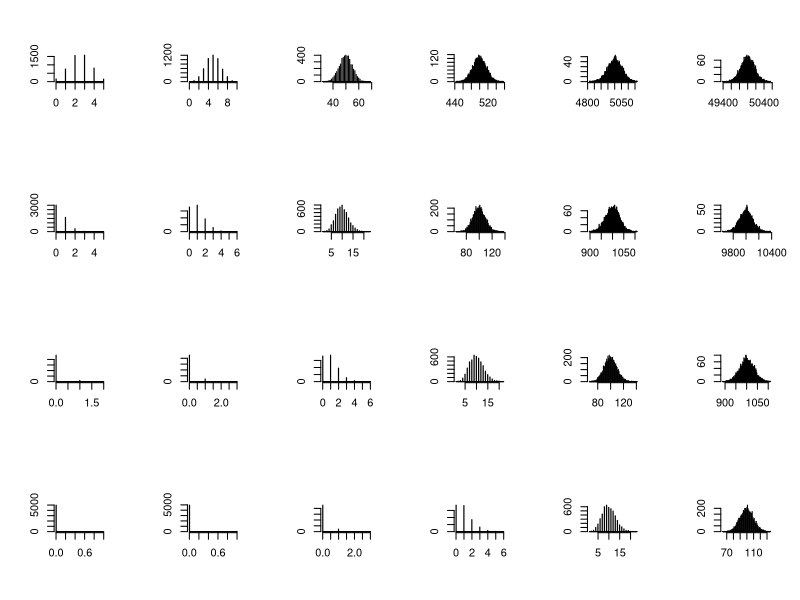

Write the R code that produced this figure.
hist_n = 5000
n_samps = c(5, 10, 100, 1000, 10000, 100000)
num_breaks = 300

par(mfrow = c(4, 6))

#50% bernoulli
#coin_samp = sample(c(0, 1), hist_n, replace = T)
#hist(coin_samp, xlab = "", ylab = "", main = "", breaks = 100, col = "blue")
for (n in n_samps){
	sums = array(NA, hist_n)
	for (i in 1 : hist_n){
		lottery_samp = sample(c(0, 1), n, replace = T)
		sums[i] = sum(lottery_samp)
	}
	hist(sums, xlab = "", main = "", ylab = "", breaks = num_breaks)
}

#10% bernoulli
#lottery_samp = sample(c(0,1), prob = c(.9, .1), hist_n, replace = T)
#hist(lottery_samp, xlab = "", ylab = "", main = "", breaks = 100, col = "red")
for (n in n_samps){
	sums = array(NA, hist_n)
	for (i in 1 : hist_n){
		lottery_samp = sample(c(0, 1), prob = c(.9, .1), n, replace = T)
		sums[i] = sum(lottery_samp)
	}
	hist(sums, xlab = "", main = "", ylab = "", breaks = num_breaks)
}

#1% bernoulli
#lottery_samp = sample(c(0,1), prob = c(.99, .01), hist_n, replace = T)
#hist(lottery_samp, xlab = "", ylab = "", main = "", breaks = 100, col = "red")
for (n in n_samps){
	sums = array(NA, hist_n)
	for (i in 1 : hist_n){
		lottery_samp = sample(c(0, 1), prob = c(.99, .01), n, replace = T)
		sums[i] = sum(lottery_samp)
	}
	hist(sums, xlab = "", main = "", ylab = "", breaks = num_breaks)
}

#0.01% bernoulli
#lottery_samp = sample(c(0,1), prob = c(.9999, .0001), hist_n, replace = T)
#hist(lottery_samp, xlab = "", ylab = "", main = "", breaks = 100, col = "red")
for (n in n_samps){
	sums = array(NA, hist_n)
	for (i in 1 : hist_n){
		lottery_samp = sample(c(0, 1), prob = c(.999, .001), n, replace = T)
		sums[i] = sum(lottery_samp)
	}
	hist(sums, xlab = "", main = "", ylab = "", breaks = num_breaks)
}